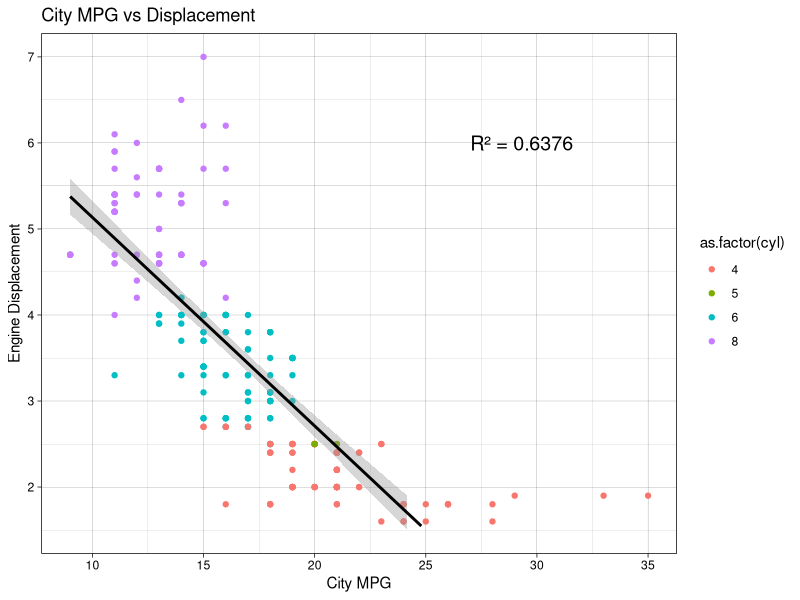
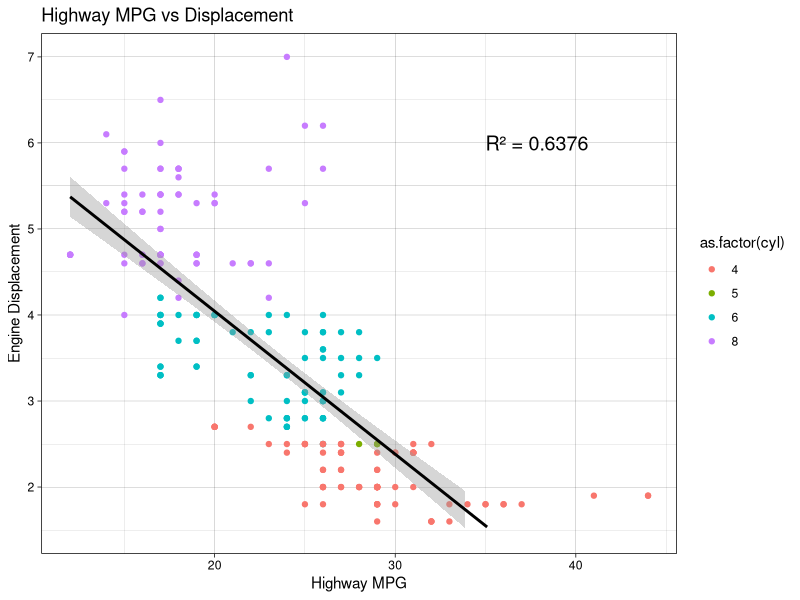
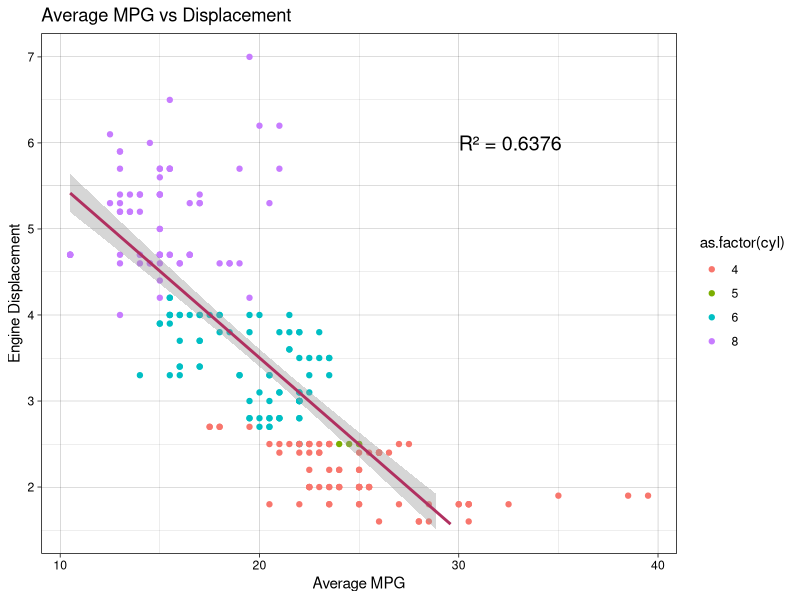

Write the R code that produced these figures, in order.
#Load necessary libraries
library(tidyverse,ggplot2)

myobject<-mpg

#Load the mpg dataset
data('mpg')

#Create a new column for the average of city (cty) and highway (hwy) MPG
mpg<-mpg %>%
  mutate(average_mpg=(cty+hwy)/2)

#View the updated dataset
head(mpg)

#city mpg vs engine displacement
ggplot(data=myobject,mapping=aes(x=cty,y=displ,color=as.factor(cyl)))+
  geom_point()+
  #adding regrssion line with 95% confidence interval
  geom_smooth(method='lm',se=TRUE,color='black', fullrange=FALSE)+  
  xlab('City MPG')+
  ylab('Engine Displacement')+
  ggtitle('City MPG vs Displacement')+
  theme_linedraw()+
  #limit y axis to start at 1.5 liters
  scale_y_continuous(limits = c(1.5, NA))+
  #adding in r^2 line
  annotate('text',x=27, y=6,label=paste0('R² = ',
    round(summary(lm(displ~cty,data=myobject))$r.squared,4)),size=5,hjust=0)


#highway mpg vs engine displacement alternative
ggplot(myobject,aes(x=hwy,y=displ,color=as.factor(cyl)))+
  geom_point()+
  geom_smooth(method='lm',se=TRUE,color='black',fullrange=FALSE)+
  xlab('Highway MPG')+
  ylab('Engine Displacement')+
  ggtitle('Highway MPG vs Displacement')+
  theme_linedraw()+
  scale_y_continuous(limits = c(1.5, NA))+
  annotate('text',x=35,y=6,label=paste0('R² = ',
  round(summary(lm(displ~cty,data=myobject))$r.squared,4)),size=5,hjust=0)

#mutating myobject into mpg to find average mpg
mpg <- mpg %>%
  mutate(avmpg=rowMeans(select(.,cty,hwy),na.rm=TRUE))

#graphing the average mpg with comparison to displacement
ggplot(mpg,aes(x=avmpg,y=displ,color=as.factor(cyl)))+
  geom_point()+
  geom_smooth(method='lm',se=TRUE,color='maroon', fullrange=FALSE)+
  xlab('Average MPG')+
  ylab('Engine Displacement')+
  ggtitle('Average MPG vs Displacement')+
  theme_linedraw()+
  scale_y_continuous(limits = c(1.5, NA))+
  annotate('text',x=30, y=6,label=paste0('R² = ',
  round(summary(lm(displ~cty,data=myobject))$r.squared,4)),size=5,hjust=0)
